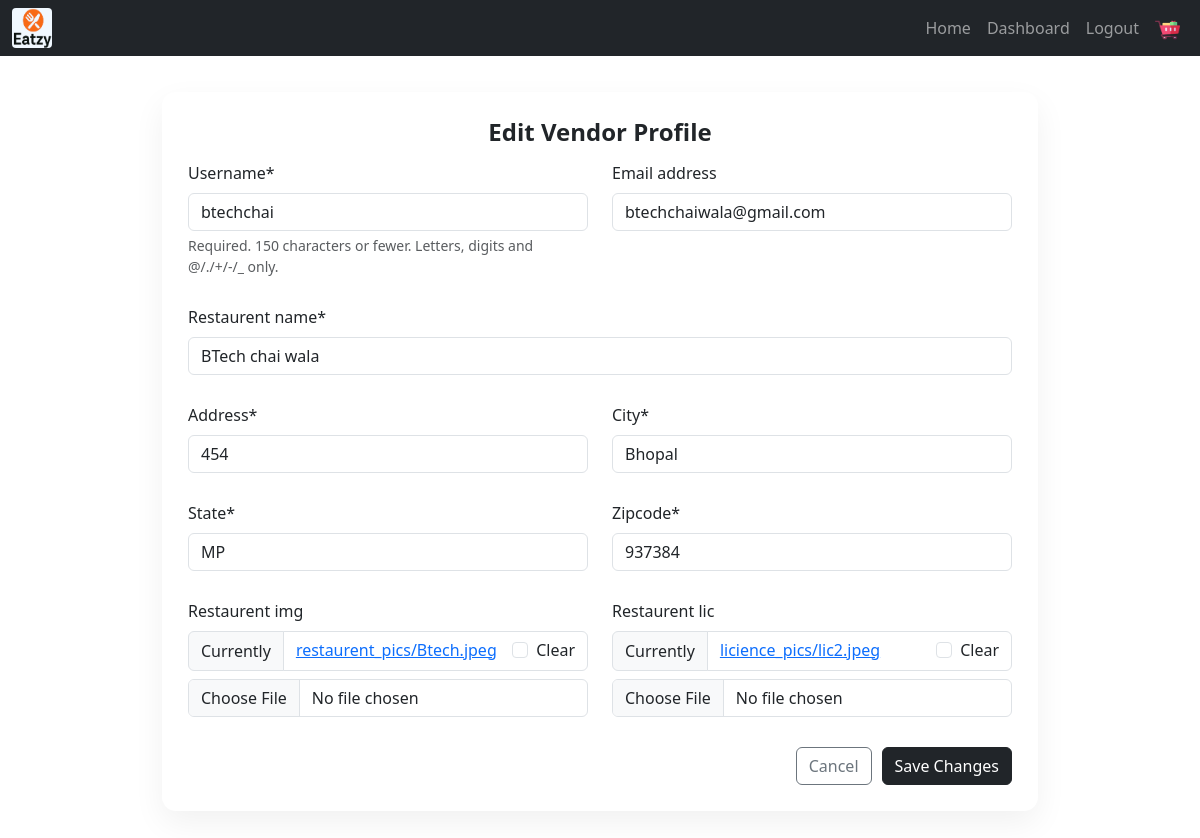
Page /vender/update (signed in) on the earlier database version.
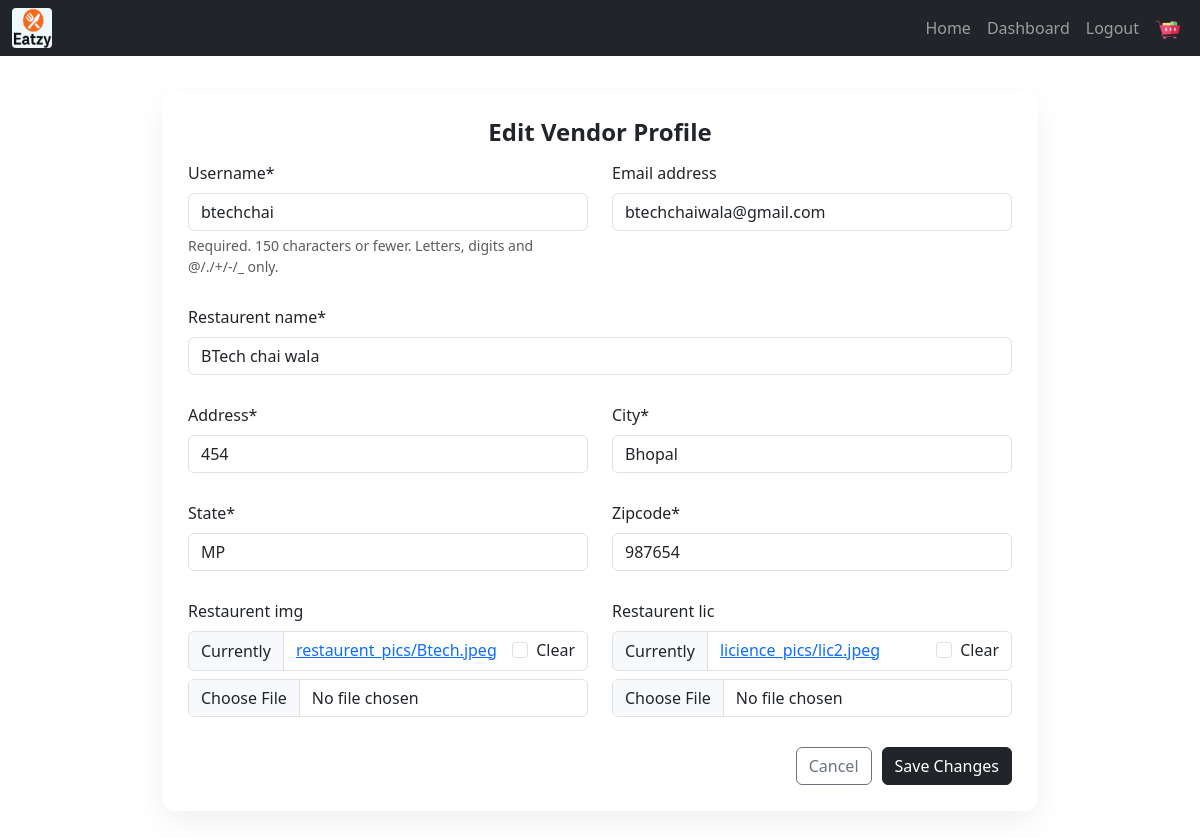
Same page on the later database version.
### venders/models.py (models this page shows, shortened)
class multiVenders(models.Model):
    user = models.OneToOneField(
        settings.AUTH_USER_MODEL,
        on_delete=models.CASCADE,
    )
    restaurent_name = models.CharField(max_length=100)
    address = models.CharField(max_length=100)
    city = models.CharField(max_length=100)
    state = models.CharField(max_length=100)
    zipcode = models.CharField(max_length=100)
    restaurent_lic = models.ImageField(upload_to='licience_pics', blank=True, null=True)
    restaurent_img = models.ImageField(upload_to='restaurent_pics', blank=True, null=True)
    is_approved = models.BooleanField(default=False)
    user_type = models.CharField(max_length=100, default='vender', editable=False)

### venders/views.py (the view, shortened to what this page needs)
# urls.py: path('update', views.vender_profile_update, name='vender_edit'),
@login_required(login_url='login')
def vender_profile_update(request):
    get_object_or_404(multiVenders, user=request.user)
    form = UpdateVenderForm(instance=request.user)
    form1=UpdateVenderDetailsform(instance=request.user.multivenders)
    return render(request,"venders/vender_update.html",{"form1":form,"form2":form1})

### venders/forms.py
class UpdateVenderForm(forms.ModelForm):
    class Meta:
        model=User
        fields=["username","email"]

class UpdateVenderDetailsform(forms.ModelForm):
    class Meta:
        model=multiVenders
        fields = '__all__'
        exclude = ('is_approved', 'user_type', 'user')

### templates/venders/vender_update.html (shortened to what this page needs)
{% extends "base.html" %}
{% load crispy_forms_tags %}
{% load static %}
{% block start %}
<div class="container edit-vendor-wrap">
  <div class="edit-card">
    <h2 class="page-title">Edit Vendor Profile</h2>
    <form method="post" enctype="multipart/form-data" novalidate>
      <div class="row form-row">
        <div class="col-md-6">
          {{ form1.username|as_crispy_field }}
        </div>
        <div class="col-md-6">
          {{ form1.email|as_crispy_field }}
        </div>
      </div>
      <div class="row form-row">
        <div class="col-12">
          {{ form2.restaurent_name|as_crispy_field }}
        </div>
      </div>
      <div class="row form-row">
        <div class="col-md-6">
          {{ form2.address|as_crispy_field }}
        </div>
        <div class="col-md-6">
          {{ form2.city|as_crispy_field }}
        </div>
      </div>
      <div class="row form-row">
        <div class="col-md-6">
          {{ form2.state|as_crispy_field }}
        </div>
        <div class="col-md-6">
          {{ form2.zipcode|as_crispy_field }}
        </div>
      </div>
      <div class="row form-row align-items-center">
        <div class="col-md-6">
          {{ form2.restaurent_img|as_crispy_field }}
        </div>
        <div class="col-md-6">
          {{ form2.restaurent_lic|as_crispy_field }}
        </div>
      </div>
      <div class="btn-actions">
        <a href="{% if vender %}{% url 'venderdetails' vender.id %}{% else %}{% url 'dashboard' %}{% endif %}" class="btn btn-outline-secondary">Cancel</a>
        <button type="submit" class="btn btn-dark">Save Changes</button>
      </div>
    </form>
  </div>
</div>
{% endblock start %}

Differences in the rows shown:
changed multiVenders "BTech chai wala": zipcode "937384" → "987654"
